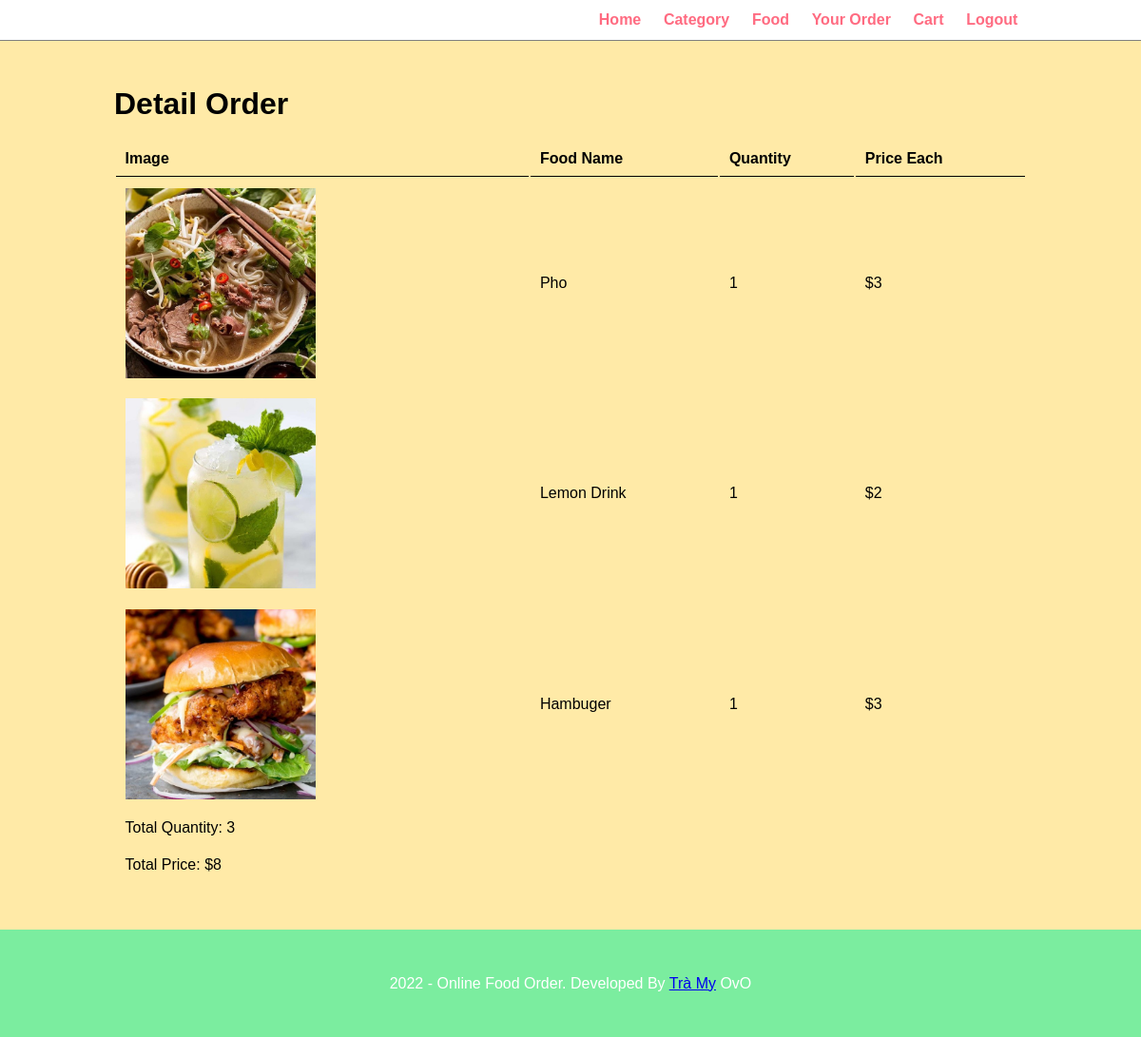
The page /user/detail-order.php?orderId=33 (signed in) on the database its author committed.
### tables this page shows
CREATE TABLE `orderdetails` (
  `orderId` int(10) NOT NULL,
  `foodId` int(10) NOT NULL,
  `quantity` int(11) NOT NULL,
  `priceEach` int(11) NOT NULL
);

CREATE TABLE `food` (
  `foodId` int(10) UNSIGNED NOT NULL,
  `foodName` varchar(100) NOT NULL,
  `category` varchar(100) NOT NULL,
  `description` varchar(255) NOT NULL,
  `price` double NOT NULL,
  `image` varchar(255) NOT NULL,
  `quantityInStock` int(11) NOT NULL
);

### user/detail-order.php (the view, shortened to what this page needs)
<?php include('parts/menu.php')?>
        <div class = "maincontent">
            <div class = "wrapper">
                <h1>Detail Order</h1>
                <br />
                <table class="tbl-full">
                <tr>
                    <th>Image</th>
                    <th>Food Name</th>
                    <th>Quantity</th>
                    <th>Price Each</th>
                </tr>
                <?php
                    $orderId = $_GET['orderId'];
                    $sql = "SELECT * FROM orderdetails WHERE orderId = '$orderId'";
                    $res = mysqli_query($conn, $sql) ;
                    $count = mysqli_num_rows($res);
                    if($count>0) {
                        $amount = 0;
                        $totalq = 0;
                        while($rows=mysqli_fetch_assoc($res)) {
                            $foodId = $rows['foodId'];
                            $quantity = $rows['quantity'];
                            $price = $rows['priceEach'];
                            $sql1 = "SELECT * FROM food WHERE foodId = '$foodId'";
                            $res1 = mysqli_query($conn, $sql1);
                            $row = mysqli_fetch_assoc($res1);
                            $foodName = $row['foodName'];
                            $image = $row['image'];
                            $amount += $quantity * $price;
                            $totalq += $quantity;
                            ?>
                            <tr>
                                <td>
                                        <img src="<?php echo SITEURL; ?>images/<?php echo $image; ?>" width="200px">
                                </td>
                                <td><?php echo $foodName; ?></td>
                                <td><?php echo $quantity; ?></td>
                                <td>$<?php echo $price; ?></td>
                            </tr>
                            <?php
                        }
                        ?>
                        <tr>
                            <td>Total Quantity: <?php echo $totalq; ?></td>
                        </tr>
                        <tr>
                            <td>Total Price: $<?php echo $amount; ?></td>
                        </tr>
                        <?php
                    }
                ?>
            </table>
        </div>
    </div>
<?php include('parts/footer.php')?>

### css/user.css (style rules this page uses)
* { margin: 0; padding: 0; font-family: Arial, Helvetica, sans-serif; }
.wrapper { padding: 1%; width: 80%; margin: 0 auto; }
.tbl-full { width: 100%; }
.maincontent { padding: 3% 0; background-color: #ffeaa7; }
table tr th { border-bottom: 1px solid black; padding: 1%; text-align: left; }
table tr td { padding: 1%; }

### rows shown on the page
orderdetails: foodId.image (picture), foodId.foodName "Pho", quantity "1", priceEach "3"
orderdetails: foodId.image (picture), foodId.foodName "Lemon Drink", quantity "1", priceEach "2"
orderdetails: foodId.image (picture), foodId.foodName "Hambuger", quantity "1", priceEach "3"

### other values the page prints
$totalq "3"
$amount "8"
